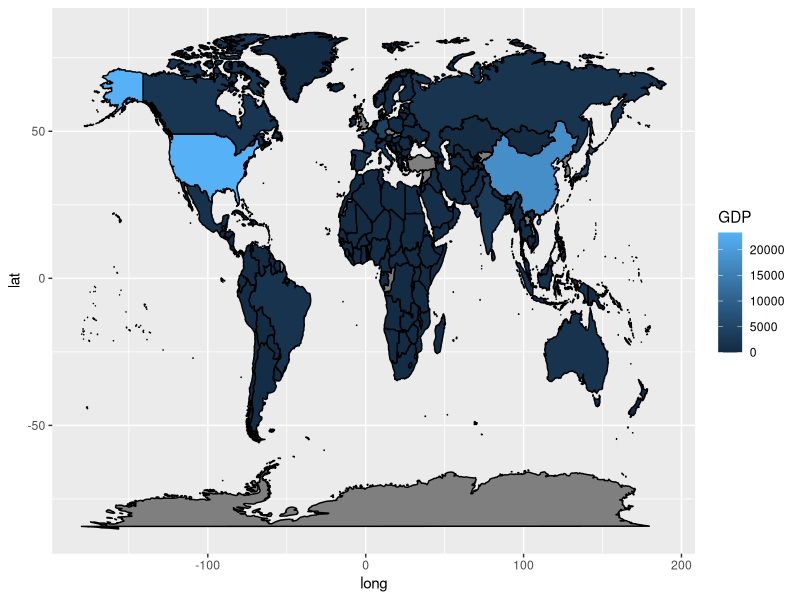
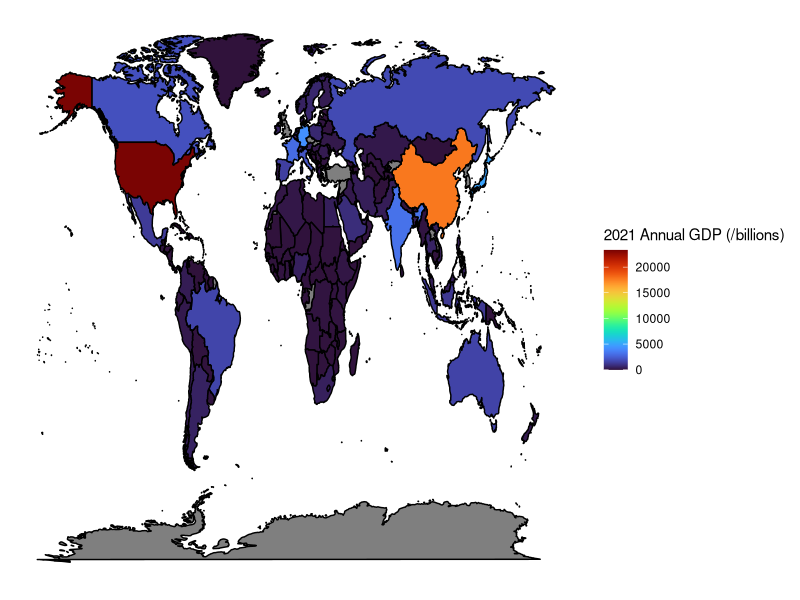
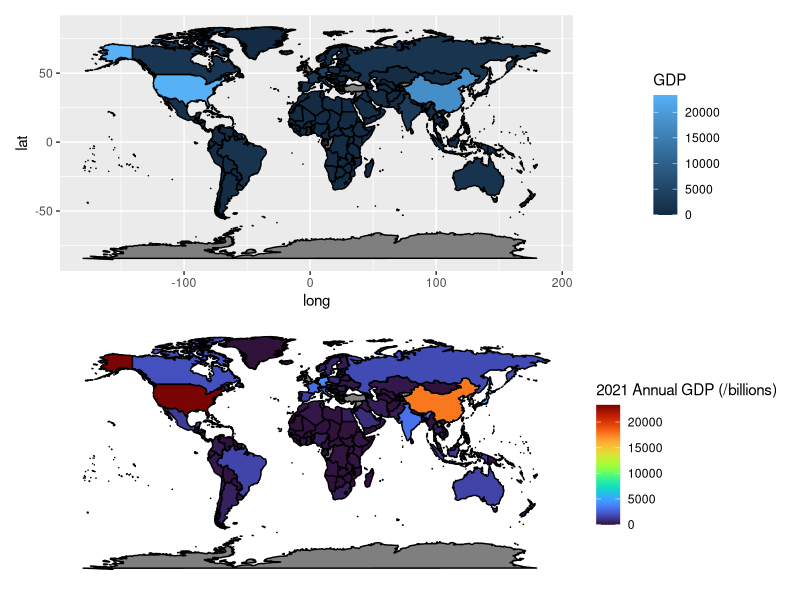

Write R code to recreate these figures, in order.
## ---- chunk 1
library(ggplot2)
library(tidyverse)
## ---- chunk 2
worldGDP<-read.csv("GlobalGDP3.csv")
mapData<-map_data("world")
#view(mapData)
#view(worldGDP)
## ---- chunk 3
colnames(worldGDP)[1]<-"region"

mapData<-left_join(mapData, worldGDP, by="region")
## ---- chunk 4
map1<-ggplot(mapData, mapping=aes(x= long, y=lat, group=group)) + geom_polygon(aes(fill= GDP), color="black") 
map1

library(viridis)
library(RColorBrewer)
## ---- chunk 5
map2 <- map1 + scale_fill_viridis(name="2021 Annual GDP (/billions)", option="turbo")+
  theme(axis.text.x = element_blank(), # removes X-axis text
        axis.text.y = element_blank(), # removes y-axis text
        axis.ticks = element_blank(), # removes x-axis grid line
        axis.title.y=element_blank(), # removes y-axis title
        axis.title.x=element_blank(), # removes x-axis title
        rect = element_blank())
map2 

## ---- chunk 6
library(patchwork)
Multi<-map1/map2
Multi
